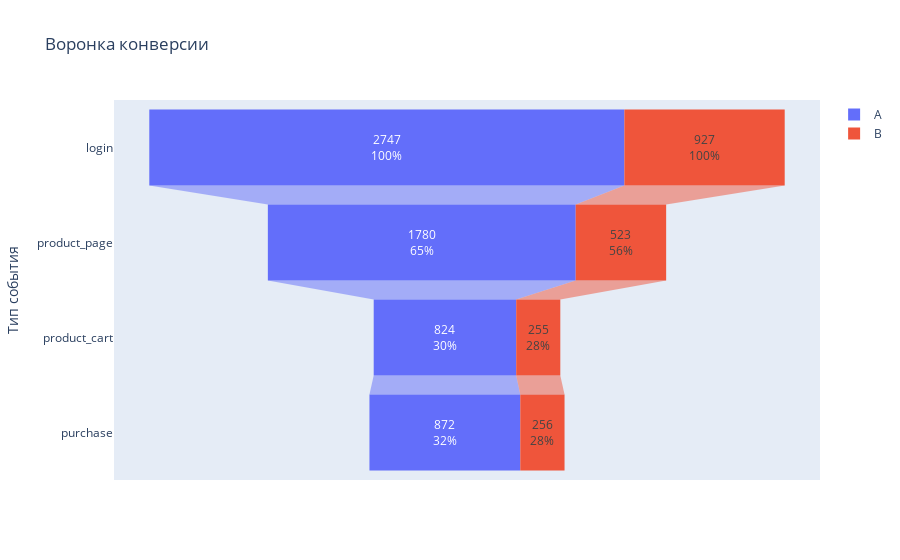

Notebook source saved alongside this figure:
### Code cell
fig = go.Figure()

fig.add_trace(go.Funnel(
    name = 'A',
    y = funnel_data['event_name'],
    x = funnel_data['A'],
    textinfo = "value+percent initial")
)

fig.add_trace(go.Funnel(
    name = 'B',
    y = funnel_data['event_name'],
    x = funnel_data['B'],
    textinfo = "value+percent initial")
)
fig.update_layout(
    yaxis_title='Тип события',
    title='Воронка конверсии'
)
fig.show()

### Figure 1 — Plotly figure (JSON) as saved in the notebook; plotly's stock layout.template omitted (floating-point values rounded to 4 significant figures)
{"data": [{"name": "A", "textinfo": "value+percent initial", "type": "funnel", "x": [2747, 1780, 824, 872], "y": ["login", "product_page", "product_cart", "purchase"]}, {"name": "B", "textinfo": "value+percent initial", "type": "funnel", "x": [927, 523, 255, 256], "y": ["login", "product_page", "product_cart", "purchase"]}], "layout": {"title": {"text": "Воронка конверсии"}, "yaxis": {"title": {"text": "Тип события"}}}}
